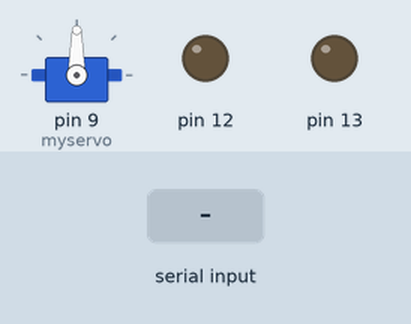
Recording of a sketch running on a simulated Arduino Uno, built with avr-gcc and run on an emulated ATmega328P. On the bench: servo, output pins drawn as LEDs (lit = HIGH). The inputs (shaded band) are chosen by the test bench.

Above: at 1.2 s.
1.3 s: "a" received over Serial
At 2.7 s:
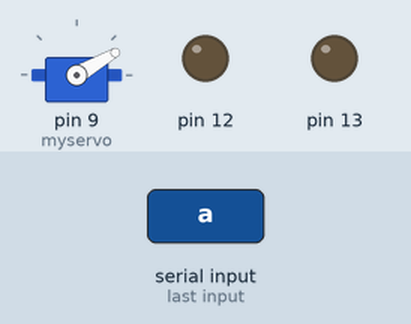
At 4.2 s:
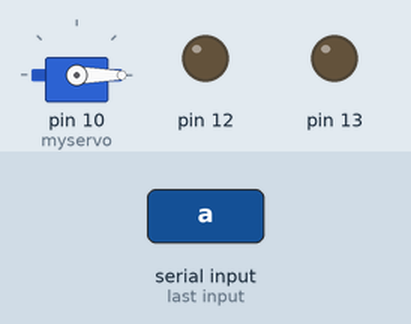
Timing chart, 0 to 5.7 s (numbered marks = the images above; inputs shaded):
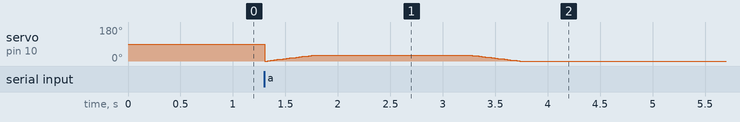

The sketch:

Phone_controls_many_LawnMower_v1.ino
```cpp
#include <Servo.h>

// Servo stuff =============================================================
int ConnectionTime = 1500; // How long the wires will be connected before disconnect in mili seconds
int MaxAngle = 30; // Max angle that the servo will make before returning to intial position
int pos = 0;    // variable to store the servo position

Servo myservo;  // create servo object to control a servo
// twelve servo objects can be created on most boards
//===========================================================================

// Bluetooth stuff ==========================================================
char junk;
String inputString="";
//===========================================================================


void setup()                    // run once, when the sketch starts
{
 Serial.begin(9600);            // set the baud rate to 9600, same should be of your Serial Monitor
 pinMode(13, OUTPUT);
 pinMode(12, OUTPUT);

 myservo.attach(9);  // attaches the servo on pin 9 to the servo object
}

void loop()
{

  if(Serial.available()){


char inChar = (char)Serial.read();
inputString = inChar;

myservo.attach(9); // this is reattching the servo to the appropiate pin for running the following code
                   // btw the servo attatchment changes at the end of this if statement (that's why this line exists to allow for future inputs to the servo)

    if(inputString == "a"){
      // below is the code that makes the servo turn on the lawn mower

        for (pos = 0; pos <= MaxAngle; pos += 1) { // goes from 0 degrees to 30 degrees
        // in steps of 1 degree
        myservo.write(pos);              // tell servo to go to position in variable 'pos'
          delay(15);                       // waits 15ms for the servo to reach the position

          if (pos == MaxAngle) {
            delay(ConnectionTime); // how long the copper connects the two wires
          }
        }

        for (pos = MaxAngle; pos >= 0; pos -= 1) { // goes from 30 degrees to 0 degrees
        myservo.write(pos);              // tell servo to go to position in variable 'pos'
        delay(15);                       // waits 15ms for the servo to reach the position

        if (pos == 0) {                 // this is to prevent endless spining
          myservo.attach(10);


        }
      }

  }

}

}
```
